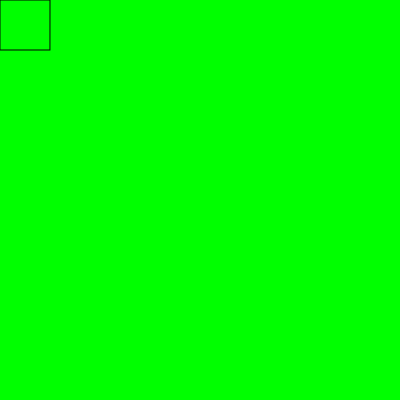
Frame 1 (no input)
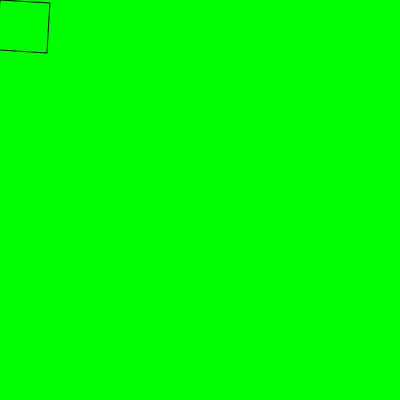
Frame 60 (no input)
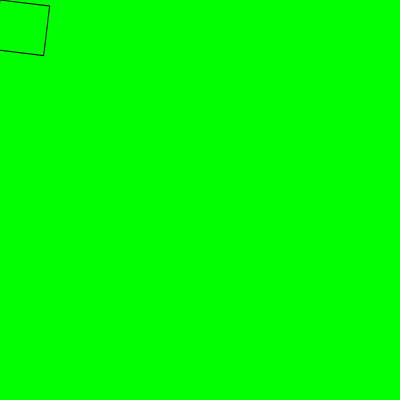
Frame 120 (the mouse pressed at the canvas centre since frame 60)

The p5.js sketch that drew these frames (run headless with seeded random() and noise() and a simulated clock; from frame 60 on, the mouse is pressed at the canvas centre):

// p5.js sketch
// ── sketch.js
let cnv;

function setup() {
  createCanvas(400, 400);
  cnv = createGraphics(400, 400);
}

function draw() {
  background(255,0,0);
  textSize(50);
  fill(255,255,0);
  cnv.clear(); // 
  cnv.background(0,255,0);
  cnv.push();
  cnv.noFill();
  cnv.stroke(0);
  cnv.translate(0,0,200);
 // cnv.rotateZ(frameCount * 0.001);
 // cnv.rotateX(frameCount * 0.005);
  cnv.rotate(frameCount * 0.001);
  cnv.rect(0,0,50,50);
  cnv.pop();
 // text("HELLO", 70, 300);
  image(cnv, 0, 0);
 // text("HELLO", 20, 250);

}
